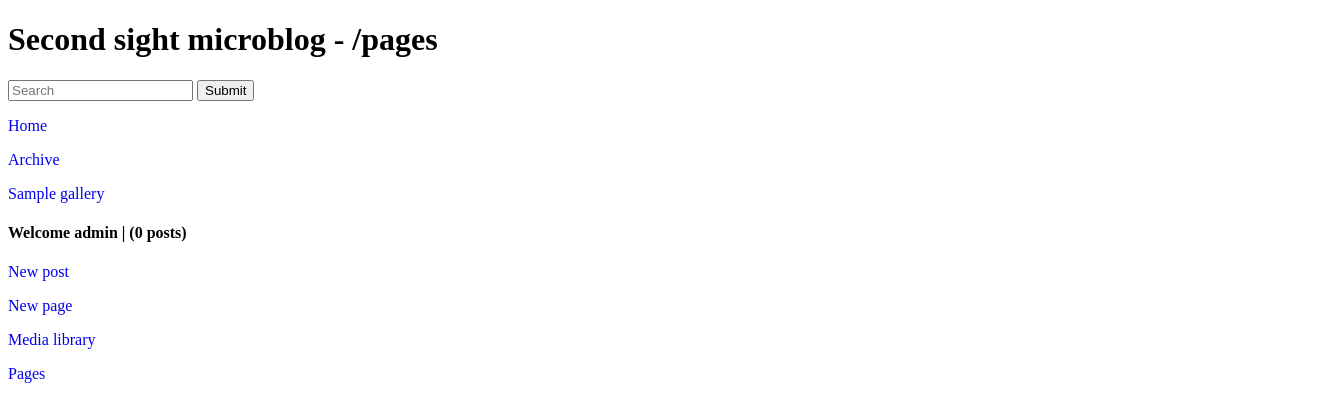
The app's page /pages (signed in), older data.
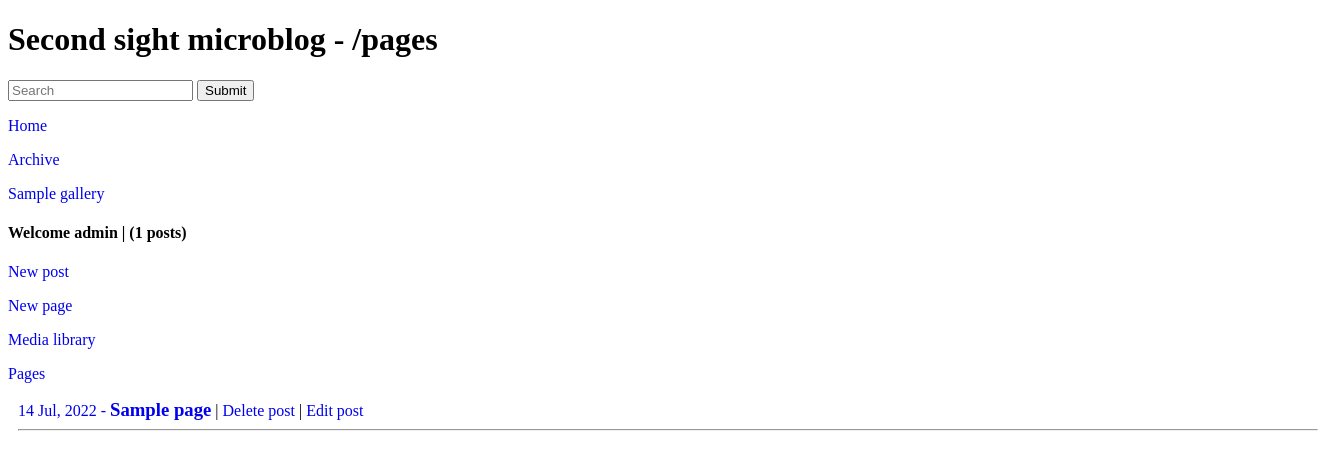
The same page, newer data.
### tables this page shows
CREATE TABLE blog (body text, post_type text, date int, post_id INTEGER PRIMARY KEY AUTOINCREMENT, title text);

### app.py (the view)
@app.route("/pages")
def list_pages():
    conn = sqlite3.connect(os.path.join(db_path, 'site.db'))
    sql = 'select * from blog where post_type = "page" order by date desc'
    results = [(markdown.markdown(item[0], extensions=extension_list).replace('<img', '<img width="500"'), item[1], \
                datetime.datetime.fromtimestamp(item[2]).strftime(date_format), item[3], item[2], item[4]) for item in conn.execute(sql)]
    conn.close()
    count = len(results)
    return render_template('pages.html', results=results, site_title=site_title, user=current_app.config['USERNAME'], count=count)

### templates/pages.html (shortened to what this page needs)
{% extends "layout.html" %}
{% block content %}
{% for item in results %}
<div class="post">
<a href="/{{item[5]}}-{{item[3]}}">{{item[2]}} - <h3 style="display:inline;">{{item[5]}}</h3></a>{% if session.logged_in %} | <a href="/delete/{{item[3]}}">Delete post</a> | <a href="/edit/{{item[3]}}">Edit post</a>{% endif %}  <br>
</div>
<hr>
{% endfor %}
{% endblock %}

Row changes from the older to the newer data that the page shows:
added blog: item "14 Jul, 2022", title "Sample page"
Text that changed along with them:
{{ count }}: "0" → "1"
